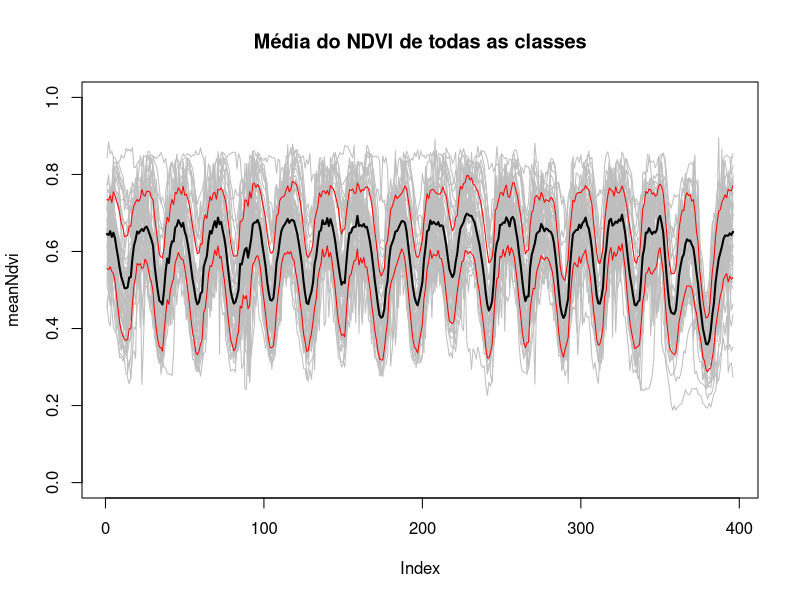
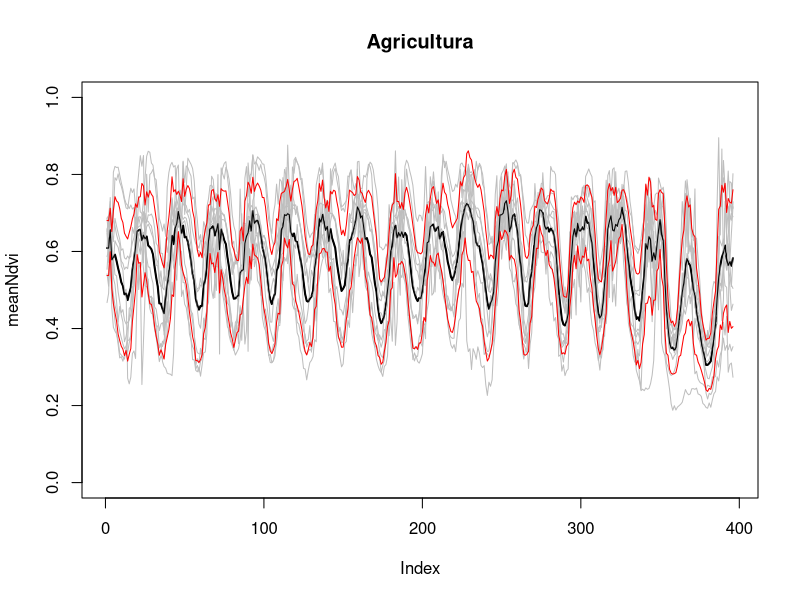
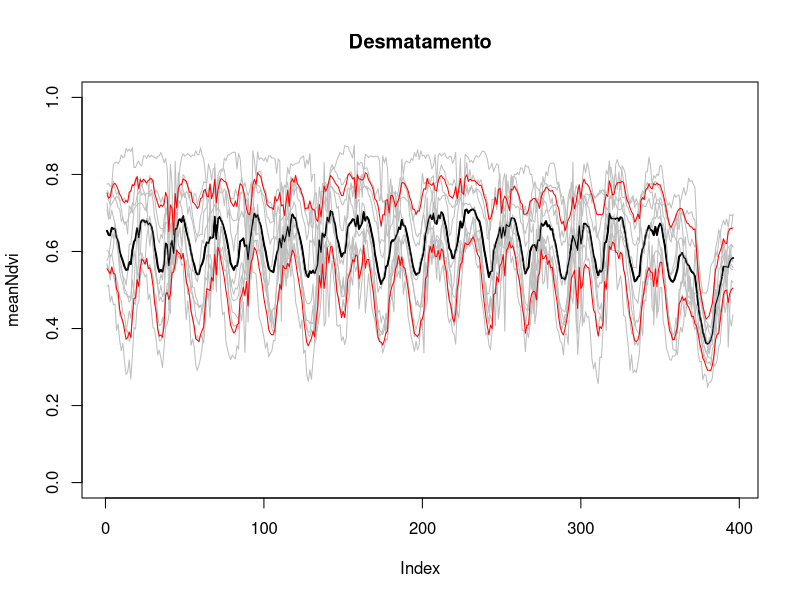
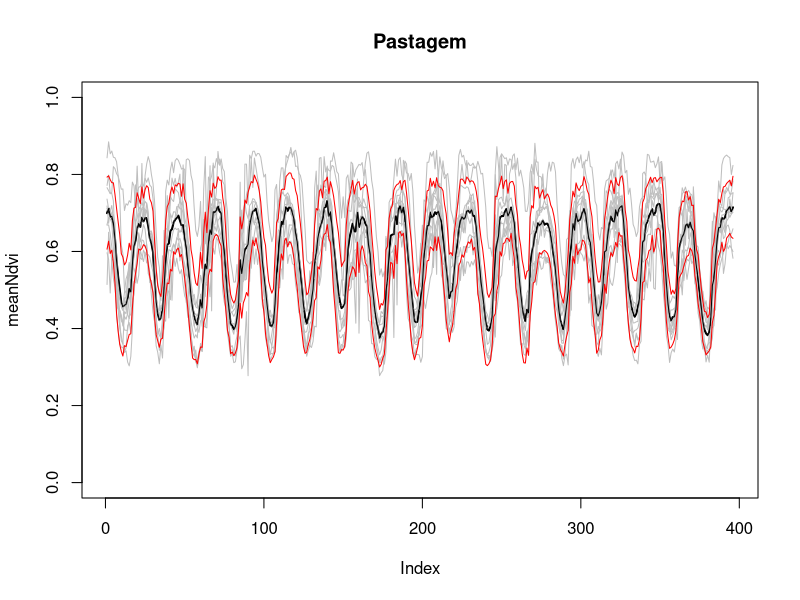
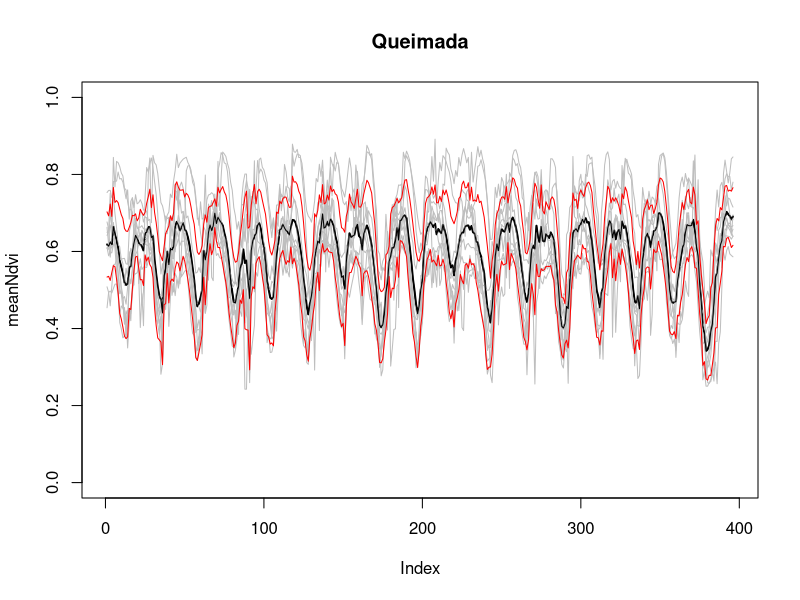
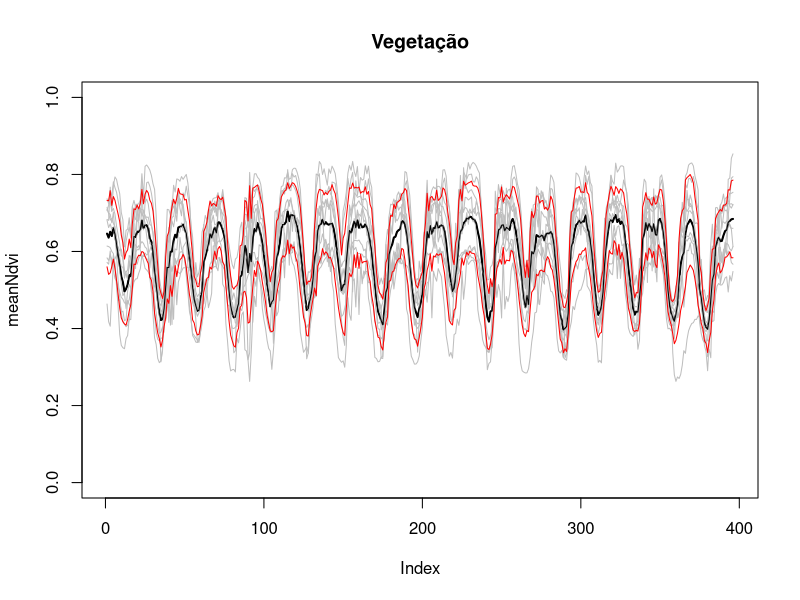
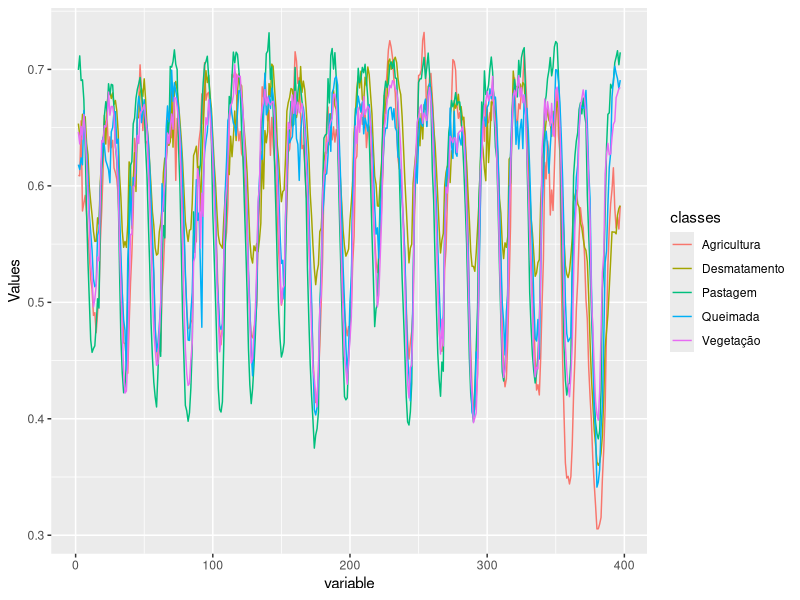
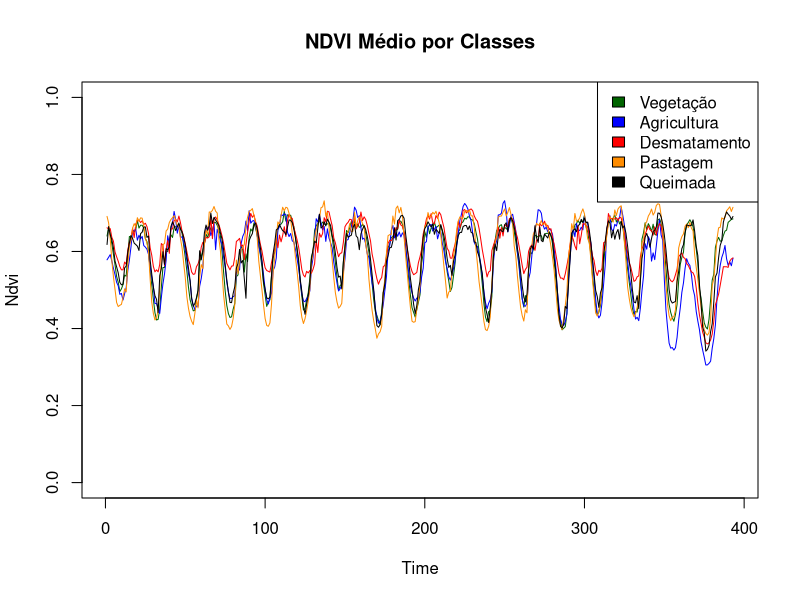

R code for these plots, in order:
## ---- chunk 1
knitr::opts_chunk$set(echo = TRUE, cache = TRUE)
## ---- chunk 2
###
###
#'Pacotes
library(ggplot2)
require(graphics)
library(scales)
library(reshape2)

## ---- chunk 3
###
###
#'Ler arquivos
ndvi <- read.csv('dados/SIAD_NDVI_Amostras_Classes.csv')
## ---- chunk 4
###
###
#'Summary NDVI
meanNdvi <- colMeans(ndvi[,-c(1:4)])
sdNdvi <- apply(ndvi[,-c(1:4)], 2, FUN = sd)
medianNdvi <- apply(ndvi[,-c(1:4)], 2, FUN = median)

###
###
#'Graficos do NDVI
plot(meanNdvi, t = "l", col = "black", lwd = 2, ylim = c(0,1), main = "Média do NDVI de todas as classes")
apply(ndvi[,-c(1:4)], 1, FUN = lines, col = "gray")
lines(meanNdvi + sdNdvi, col = "red")
lines(meanNdvi - sdNdvi, col = "red")
lines(meanNdvi, t = "l", col = "black", lwd = 2)
# lines(medianNdvi, t = "l", col = "blue", lwd = 2)
## ---- chunk 5
classes <- as.character(unique(ndvi$Classe))

for(i in 1:length(classes)){
ndvi_I <- ndvi[ndvi$Classe == classes[i], -c(1:4)]
  
meanNdvi <- colMeans(ndvi_I)
medianaNdvi <- apply(ndvi_I, 2, FUN = median)
sdNdvi <- apply(ndvi_I, 2, FUN = sd)
plot(meanNdvi, t = "l", col = "black", lwd = 2, ylim = c(0,1), main = classes[i])
apply(ndvi_I, 1, FUN = lines, col = "gray")
lines(meanNdvi + sdNdvi, col = "red")
lines(meanNdvi - sdNdvi, col = "red")
lines(meanNdvi, col = "black")
# lines(medianaNdvi, col = "blue")
}
## ---- chunk 6
classes <- as.character(unique(ndvi$Classe))

meanClasses <- as.data.frame(classes)
meanClasses[,2:397] <- NA

for(i in 1:length(classes)){
classesNdvi_I <- ndvi[ndvi$Classe == classes[i], -c(1:4)]
meanClasse_I <- colMeans(classesNdvi_I)
meanClasses[i,2:397] <- meanClasse_I
}

meanClassesMelt <- melt(meanClasses, value.name = "Values")
meanClassesMelt$variable <- as.numeric(gsub("V", "", meanClassesMelt$variable))

ggplot(data = meanClassesMelt, aes(x = variable, y = Values, col = classes))+
  geom_line()

## ---- chunk 7
classes <- as.character(unique(ndvi$Classe))

meanClasses <- as.data.frame(classes)
meanClasses[,2:397] <- NA

for(i in 1:length(classes)){
classesNdvi_I <- ndvi[ndvi$Classe == classes[i], -c(1:4)]
meanClasse_I <- colMeans(classesNdvi_I)
meanClasses[i,2:397] <- meanClasse_I
}

plot(as.numeric(meanClasses[meanClasses$classes == "Vegetação", -c(1:4)]),
     t = 'l',
     col = "darkgreen",
     ylim = c(0,1),
     ylab = "Ndvi",
     xlab = "Time",
     main = "NDVI Médio por Classes")
lines(as.numeric(meanClasses[meanClasses$classes == "Agricultura", -c(1:4)]), col = "blue")
lines(as.numeric(meanClasses[meanClasses$classes == "Desmatamento", -c(1:4)]), col = "red")
lines(as.numeric(meanClasses[meanClasses$classes == "Pastagem", -c(1:4)]), col = "darkorange")
lines(as.numeric(meanClasses[meanClasses$classes == "Queimada", -c(1:4)]), col = "black")
legend("topright",
       fill = c("darkgreen", "blue", "red", "darkorange", "black"),
       legend = c("Vegetação", "Agricultura", "Desmatamento", "Pastagem", "Queimada"))

